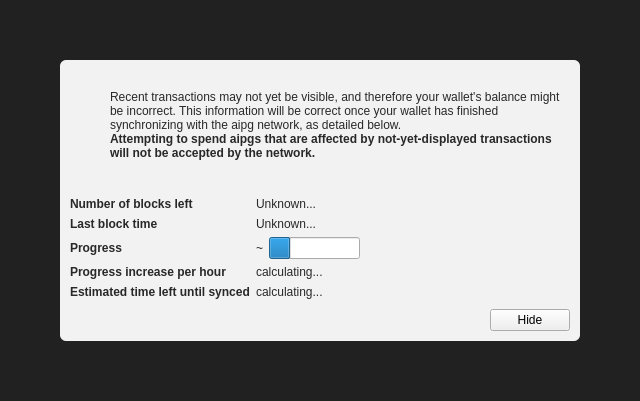
<?xml version="1.0" encoding="UTF-8"?>
<ui version="4.0">
 <class>ModalOverlay</class>
 <widget class="ModalOverlay" name="ModalOverlay">
  <property name="geometry">
   <rect>
    <x>0</x>
    <y>0</y>
    <width>640</width>
    <height>401</height>
   </rect>
  </property>
  <property name="windowTitle">
   <string>Form</string>
  </property>
  <layout class="QVBoxLayout" name="verticalLayout" stretch="0">
   <property name="sizeConstraint">
    <enum>QLayout::SetDefaultConstraint</enum>
   </property>
   <property name="leftMargin">
    <number>0</number>
   </property>
   <property name="topMargin">
    <number>0</number>
   </property>
   <property name="rightMargin">
    <number>0</number>
   </property>
   <property name="bottomMargin">
    <number>0</number>
   </property>
   <item>
    <widget class="QWidget" name="bgWidget" native="true">
     <property name="styleSheet">
      <string notr="true">#bgWidget { background: rgba(0,0,0,220); }</string>
     </property>
     <layout class="QVBoxLayout" name="verticalLayoutMain" stretch="1">
      <property name="leftMargin">
       <number>60</number>
      </property>
      <property name="topMargin">
       <number>60</number>
      </property>
      <property name="rightMargin">
       <number>60</number>
      </property>
      <property name="bottomMargin">
       <number>60</number>
      </property>
      <item>
       <widget class="QWidget" name="contentWidget" native="true">
        <property name="styleSheet">
         <string notr="true">#contentWidget { background: rgba(255,255,255,240); border-radius: 6px; }

QLabel { color: rgb(40,40,40);  }</string>
        </property>
        <layout class="QVBoxLayout" name="verticalLayoutSub" stretch="1,0,0,0">
         <property name="spacing">
          <number>0</number>
         </property>
         <property name="leftMargin">
          <number>10</number>
         </property>
         <property name="topMargin">
          <number>10</number>
         </property>
         <property name="rightMargin">
          <number>10</number>
         </property>
         <property name="bottomMargin">
          <number>10</number>
         </property>
         <item>
          <layout class="QHBoxLayout" name="horizontalLayoutIconText" stretch="0,1">
           <property name="topMargin">
            <number>20</number>
           </property>
           <item>
            <layout class="QVBoxLayout" name="verticalLayoutIcon">
             <property name="leftMargin">
              <number>0</number>
             </property>
             <item>
              <widget class="QPushButton" name="warningIcon">
               <property name="enabled">
                <bool>false</bool>
               </property>
               <property name="text">
                <string/>
               </property>
               <property name="icon">
                <iconset>
                 <normaloff>:/icons/warning</normaloff>
                 <disabledoff>:/icons/warning</disabledoff>:/icons/warning</iconset>
               </property>
               <property name="iconSize">
                <size>
                 <width>48</width>
                 <height>48</height>
                </size>
               </property>
               <property name="flat">
                <bool>true</bool>
               </property>
              </widget>
             </item>
             <item>
              <spacer name="verticalSpacerWarningIcon">
               <property name="orientation">
                <enum>Qt::Vertical</enum>
               </property>
               <property name="sizeHint" stdset="0">
                <size>
                 <width>20</width>
                 <height>40</height>
                </size>
               </property>
              </spacer>
             </item>
            </layout>
           </item>
           <item>
            <layout class="QVBoxLayout" name="verticalLayoutInfoText">
             <property name="leftMargin">
              <number>0</number>
             </property>
             <property name="topMargin">
              <number>0</number>
             </property>
             <item>
              <widget class="QLabel" name="infoText">
               <property name="text">
                <string>Recent transactions may not yet be visible, and therefore your wallet's balance might be incorrect. This information will be correct once your wallet has finished synchronizing with the aipg network, as detailed below.</string>
               </property>
               <property name="textFormat">
                <enum>Qt::RichText</enum>
               </property>
               <property name="wordWrap">
                <bool>true</bool>
               </property>
              </widget>
             </item>
             <item>
              <widget class="QLabel" name="infoTextStrong">
               <property name="font">
                <font>
                 <weight>75</weight>
                 <bold>true</bold>
                </font>
               </property>
               <property name="text">
                <string>Attempting to spend aipgs that are affected by not-yet-displayed transactions will not be accepted by the network.</string>
               </property>
               <property name="textFormat">
                <enum>Qt::RichText</enum>
               </property>
               <property name="wordWrap">
                <bool>true</bool>
               </property>
              </widget>
             </item>
             <item>
              <spacer name="verticalSpacerInTextSpace">
               <property name="orientation">
                <enum>Qt::Vertical</enum>
               </property>
               <property name="sizeHint" stdset="0">
                <size>
                 <width>20</width>
                 <height>40</height>
                </size>
               </property>
              </spacer>
             </item>
            </layout>
           </item>
          </layout>
         </item>
         <item>
          <spacer name="verticalSpacerAfterText">
           <property name="orientation">
            <enum>Qt::Vertical</enum>
           </property>
           <property name="sizeHint" stdset="0">
            <size>
             <width>20</width>
             <height>40</height>
            </size>
           </property>
          </spacer>
         </item>
         <item>
          <layout class="QFormLayout" name="formLayout">
           <property name="fieldGrowthPolicy">
            <enum>QFormLayout::FieldsStayAtSizeHint</enum>
           </property>
           <property name="horizontalSpacing">
            <number>6</number>
           </property>
           <property name="verticalSpacing">
            <number>6</number>
           </property>
           <property name="topMargin">
            <number>10</number>
           </property>
           <item row="0" column="0">
            <widget class="QLabel" name="labelNumberOfBlocksLeft">
             <property name="font">
              <font>
               <weight>75</weight>
               <bold>true</bold>
              </font>
             </property>
             <property name="text">
              <string>Number of blocks left</string>
             </property>
            </widget>
           </item>
           <item row="0" column="1">
            <widget class="QLabel" name="numberOfBlocksLeft">
             <property name="text">
              <string>Unknown...</string>
             </property>
            </widget>
           </item>
           <item row="1" column="0">
            <widget class="QLabel" name="labelLastBlockTime">
             <property name="font">
              <font>
               <weight>75</weight>
               <bold>true</bold>
              </font>
             </property>
             <property name="text">
              <string>Last block time</string>
             </property>
            </widget>
           </item>
           <item row="1" column="1">
            <widget class="QLabel" name="newestBlockDate">
             <property name="sizePolicy">
              <sizepolicy hsizetype="Maximum" vsizetype="Preferred">
               <horstretch>0</horstretch>
               <verstretch>0</verstretch>
              </sizepolicy>
             </property>
             <property name="text">
              <string>Unknown...</string>
             </property>
            </widget>
           </item>
           <item row="2" column="0">
            <widget class="QLabel" name="labelSyncDone">
             <property name="font">
              <font>
               <weight>75</weight>
               <bold>true</bold>
              </font>
             </property>
             <property name="text">
              <string>Progress</string>
             </property>
            </widget>
           </item>
           <item row="2" column="1">
            <layout class="QHBoxLayout" name="horizontalLayoutSync" stretch="0,1">
             <item>
              <widget class="QLabel" name="percentageProgress">
               <property name="text">
                <string notr="true">~</string>
               </property>
              </widget>
             </item>
             <item>
              <widget class="QProgressBar" name="progressBar">
               <property name="value">
                <number>24</number>
               </property>
               <property name="format">
                <string/>
               </property>
              </widget>
             </item>
            </layout>
           </item>
           <item row="4" column="0">
            <widget class="QLabel" name="labelProgressIncrease">
             <property name="font">
              <font>
               <weight>75</weight>
               <bold>true</bold>
              </font>
             </property>
             <property name="text">
              <string>Progress increase per hour</string>
             </property>
            </widget>
           </item>
           <item row="4" column="1">
            <widget class="QLabel" name="progressIncreasePerH">
             <property name="text">
              <string>calculating...</string>
             </property>
            </widget>
           </item>
           <item row="5" column="0">
            <widget class="QLabel" name="labelEstimatedTimeLeft">
             <property name="font">
              <font>
               <weight>75</weight>
               <bold>true</bold>
              </font>
             </property>
             <property name="text">
              <string>Estimated time left until synced</string>
             </property>
            </widget>
           </item>
           <item row="5" column="1">
            <widget class="QLabel" name="expectedTimeLeft">
             <property name="text">
              <string>calculating...</string>
             </property>
            </widget>
           </item>
          </layout>
         </item>
         <item>
          <layout class="QHBoxLayout" name="horizontalLayoutButtons">
           <property name="leftMargin">
            <number>10</number>
           </property>
           <property name="topMargin">
            <number>10</number>
           </property>
           <item>
            <widget class="QLabel" name="versionLabel">
             <property name="text">
              <string></string>
             </property>
            </widget>
           </item>
           <item>
            <spacer name="horizontalSpacer">
             <property name="orientation">
              <enum>Qt::Horizontal</enum>
             </property>
             <property name="sizeHint" stdset="0">
              <size>
               <width>40</width>
               <height>20</height>
              </size>
             </property>
            </spacer>
           </item>
           <item>
            <widget class="QPushButton" name="closeButton">
             <property name="text">
              <string>Hide</string>
             </property>
            </widget>
           </item>
          </layout>
         </item>
        </layout>
       </widget>
      </item>
     </layout>
    </widget>
   </item>
  </layout>
 </widget>
 <customwidgets>
  <customwidget>
   <class>ModalOverlay</class>
   <extends>QWidget</extends>
   <header>modaloverlay.h</header>
   <container>1</container>
  </customwidget>
 </customwidgets>
 <resources/>
 <connections/>
</ui>
